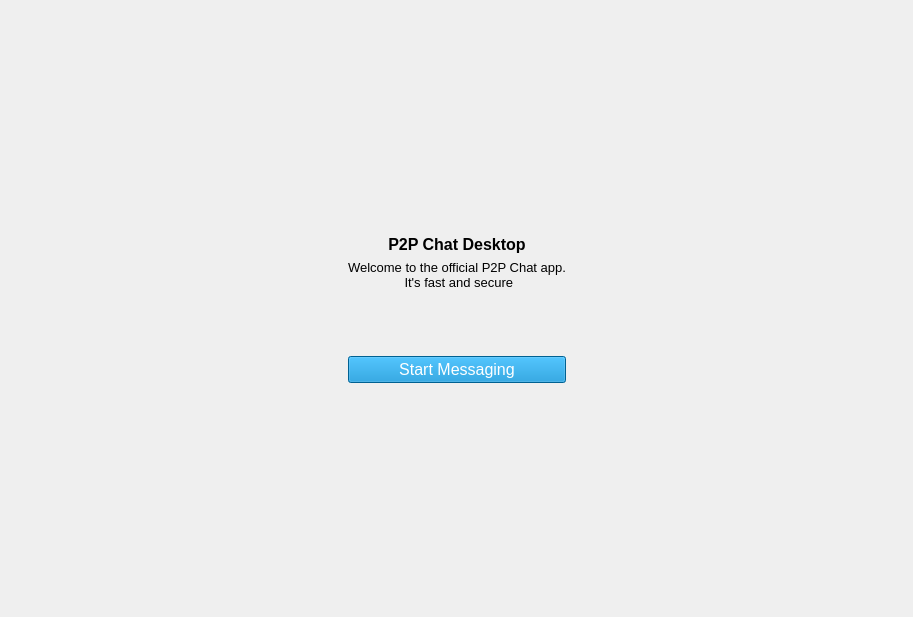
<?xml version="1.0" encoding="UTF-8"?>
<ui version="4.0">
 <class>UnregisteredUI</class>
 <widget class="QWidget" name="UnregisteredUI">
  <property name="geometry">
   <rect>
    <x>0</x>
    <y>0</y>
    <width>913</width>
    <height>617</height>
   </rect>
  </property>
  <property name="windowTitle">
   <string>Form</string>
  </property>
  <layout class="QHBoxLayout" name="horizontalLayout_2">
   <item>
    <layout class="QHBoxLayout" name="horizontalLayout">
     <item>
      <spacer name="horizontalSpacer">
       <property name="orientation">
        <enum>Qt::Horizontal</enum>
       </property>
       <property name="sizeHint" stdset="0">
        <size>
         <width>40</width>
         <height>20</height>
        </size>
       </property>
      </spacer>
     </item>
     <item>
      <layout class="QVBoxLayout" name="verticalLayout" stretch="1,0,0,0,1">
       <item>
        <spacer name="verticalSpacer">
         <property name="orientation">
          <enum>Qt::Vertical</enum>
         </property>
         <property name="sizeHint" stdset="0">
          <size>
           <width>20</width>
           <height>40</height>
          </size>
         </property>
        </spacer>
       </item>
       <item>
        <widget class="QLabel" name="label">
         <property name="font">
          <font>
           <pointsize>12</pointsize>
           <bold>true</bold>
          </font>
         </property>
         <property name="text">
          <string>P2P Chat Desktop</string>
         </property>
         <property name="textFormat">
          <enum>Qt::PlainText</enum>
         </property>
         <property name="alignment">
          <set>Qt::AlignCenter</set>
         </property>
        </widget>
       </item>
       <item>
        <widget class="QLabel" name="label_2">
         <property name="font">
          <font>
           <pointsize>10</pointsize>
          </font>
         </property>
         <property name="text">
          <string>Welcome to the official P2P Chat app.
 It's fast and secure



</string>
         </property>
         <property name="alignment">
          <set>Qt::AlignCenter</set>
         </property>
        </widget>
       </item>
       <item>
        <widget class="QPushButton" name="pushButton">
         <property name="palette">
          <palette>
           <active>
            <colorrole role="Button">
             <brush brushstyle="SolidPattern">
              <color alpha="255">
               <red>0</red>
               <green>136</green>
               <blue>204</blue>
              </color>
             </brush>
            </colorrole>
            <colorrole role="ButtonText">
             <brush brushstyle="SolidPattern">
              <color alpha="255">
               <red>255</red>
               <green>255</green>
               <blue>255</blue>
              </color>
             </brush>
            </colorrole>
            <colorrole role="Base">
             <brush brushstyle="SolidPattern">
              <color alpha="255">
               <red>0</red>
               <green>136</green>
               <blue>204</blue>
              </color>
             </brush>
            </colorrole>
            <colorrole role="Window">
             <brush brushstyle="SolidPattern">
              <color alpha="255">
               <red>0</red>
               <green>136</green>
               <blue>204</blue>
              </color>
             </brush>
            </colorrole>
           </active>
           <inactive>
            <colorrole role="Button">
             <brush brushstyle="SolidPattern">
              <color alpha="255">
               <red>0</red>
               <green>136</green>
               <blue>204</blue>
              </color>
             </brush>
            </colorrole>
            <colorrole role="ButtonText">
             <brush brushstyle="SolidPattern">
              <color alpha="255">
               <red>255</red>
               <green>255</green>
               <blue>255</blue>
              </color>
             </brush>
            </colorrole>
            <colorrole role="Base">
             <brush brushstyle="SolidPattern">
              <color alpha="255">
               <red>0</red>
               <green>136</green>
               <blue>204</blue>
              </color>
             </brush>
            </colorrole>
            <colorrole role="Window">
             <brush brushstyle="SolidPattern">
              <color alpha="255">
               <red>0</red>
               <green>136</green>
               <blue>204</blue>
              </color>
             </brush>
            </colorrole>
            <colorrole role="Shadow">
             <brush brushstyle="SolidPattern">
              <color alpha="255">
               <red>0</red>
               <green>136</green>
               <blue>204</blue>
              </color>
             </brush>
            </colorrole>
           </inactive>
           <disabled>
            <colorrole role="Button">
             <brush brushstyle="SolidPattern">
              <color alpha="255">
               <red>0</red>
               <green>136</green>
               <blue>204</blue>
              </color>
             </brush>
            </colorrole>
            <colorrole role="ButtonText">
             <brush brushstyle="SolidPattern">
              <color alpha="255">
               <red>255</red>
               <green>255</green>
               <blue>255</blue>
              </color>
             </brush>
            </colorrole>
            <colorrole role="Base">
             <brush brushstyle="SolidPattern">
              <color alpha="255">
               <red>0</red>
               <green>136</green>
               <blue>204</blue>
              </color>
             </brush>
            </colorrole>
            <colorrole role="Window">
             <brush brushstyle="SolidPattern">
              <color alpha="255">
               <red>0</red>
               <green>136</green>
               <blue>204</blue>
              </color>
             </brush>
            </colorrole>
           </disabled>
          </palette>
         </property>
         <property name="font">
          <font>
           <pointsize>12</pointsize>
          </font>
         </property>
         <property name="autoFillBackground">
          <bool>false</bool>
         </property>
         <property name="styleSheet">
          <string notr="true">background-color: rgb(0, 136, 204);</string>
         </property>
         <property name="text">
          <string>Start Messaging</string>
         </property>
        </widget>
       </item>
       <item>
        <spacer name="verticalSpacer_2">
         <property name="orientation">
          <enum>Qt::Vertical</enum>
         </property>
         <property name="sizeHint" stdset="0">
          <size>
           <width>20</width>
           <height>40</height>
          </size>
         </property>
        </spacer>
       </item>
      </layout>
     </item>
     <item>
      <spacer name="horizontalSpacer_2">
       <property name="orientation">
        <enum>Qt::Horizontal</enum>
       </property>
       <property name="sizeHint" stdset="0">
        <size>
         <width>40</width>
         <height>20</height>
        </size>
       </property>
      </spacer>
     </item>
    </layout>
   </item>
  </layout>
 </widget>
 <resources/>
 <connections/>
</ui>
